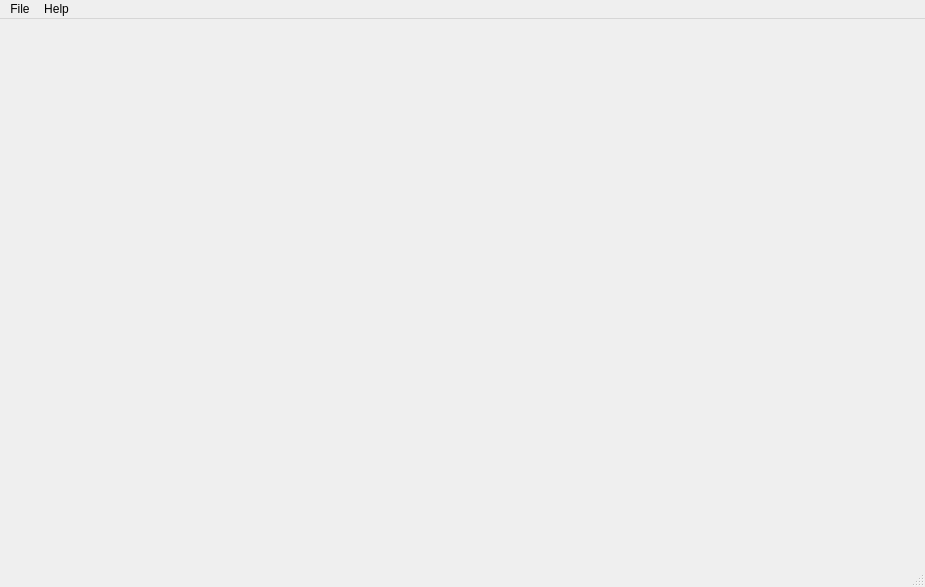
<?xml version="1.0" encoding="UTF-8"?>
<ui version="4.0">
 <class>MainWindow</class>
 <widget class="QMainWindow" name="MainWindow">
  <property name="geometry">
   <rect>
    <x>0</x>
    <y>0</y>
    <width>925</width>
    <height>587</height>
   </rect>
  </property>
  <property name="windowTitle">
   <string>MainWindow</string>
  </property>
  <widget class="QWidget" name="centralwidget">
   <layout class="QFormLayout" name="formLayout">
    <item row="0" column="0">
     <widget class="QWidget" name="graphicWidget" native="true"/>
    </item>
   </layout>
  </widget>
  <widget class="QMenuBar" name="menubar">
   <property name="geometry">
    <rect>
     <x>0</x>
     <y>0</y>
     <width>925</width>
     <height>21</height>
    </rect>
   </property>
   <widget class="QMenu" name="menuFile">
    <property name="statusTip">
     <string>Manage a file</string>
    </property>
    <property name="title">
     <string>File</string>
    </property>
    <widget class="QMenu" name="menuOpen">
     <property name="statusTip">
      <string>Open a File</string>
     </property>
     <property name="title">
      <string>Open</string>
     </property>
     <addaction name="actiondatabase"/>
    </widget>
    <widget class="QMenu" name="menuImport">
     <property name="statusTip">
      <string>Import a file</string>
     </property>
     <property name="title">
      <string>Import</string>
     </property>
     <addaction name="actionCSV_File"/>
    </widget>
    <addaction name="actionNew"/>
    <addaction name="menuOpen"/>
    <addaction name="actionEdit"/>
    <addaction name="actionSave"/>
    <addaction name="menuImport"/>
    <addaction name="separator"/>
    <addaction name="actionExit"/>
   </widget>
   <widget class="QMenu" name="menuHelp">
    <property name="title">
     <string>Help</string>
    </property>
    <addaction name="actionVersion"/>
   </widget>
   <addaction name="menuFile"/>
   <addaction name="menuHelp"/>
  </widget>
  <widget class="QStatusBar" name="statusbar"/>
  <action name="actionExit">
   <property name="text">
    <string>Exit</string>
   </property>
  </action>
  <action name="actionVersion">
   <property name="text">
    <string>Version</string>
   </property>
   <property name="statusTip">
    <string>Show APP version</string>
   </property>
  </action>
  <action name="actiondatabase">
   <property name="text">
    <string>Database</string>
   </property>
   <property name="statusTip">
    <string>Open SQLlite database</string>
   </property>
   <property name="shortcut">
    <string>Ctrl+D</string>
   </property>
  </action>
  <action name="actionCSV_File">
   <property name="text">
    <string>CSV File</string>
   </property>
   <property name="statusTip">
    <string>Import CSV file</string>
   </property>
   <property name="shortcut">
    <string>Ctrl+I</string>
   </property>
   <property name="shortcutContext">
    <enum>Qt::WindowShortcut</enum>
   </property>
  </action>
  <action name="actionNew">
   <property name="text">
    <string>New</string>
   </property>
   <property name="statusTip">
    <string>Create a new file</string>
   </property>
   <property name="shortcut">
    <string>Ctrl+N</string>
   </property>
  </action>
  <action name="action">
   <property name="text">
    <string/>
   </property>
  </action>
  <action name="actionSave">
   <property name="text">
    <string>Save</string>
   </property>
   <property name="shortcut">
    <string>Ctrl+S</string>
   </property>
  </action>
  <action name="actionEdit">
   <property name="text">
    <string>Edit</string>
   </property>
   <property name="shortcut">
    <string>Ctrl+E</string>
   </property>
  </action>
 </widget>
 <resources/>
 <connections/>
</ui>
